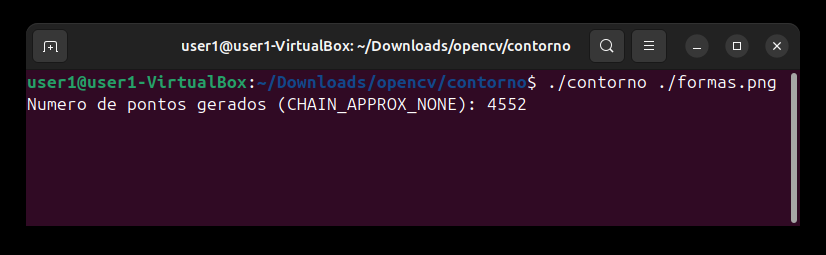
//> input picture PDI/contorno/ContNONE.png, 826 x 255 px
$ ./contorno ContNONE.png   (built with g++ and OpenCV 4)
//> lines starting //> are read from the running program, lines starting //| are printed output that depends on the picture; after the words box and inside, x2 and y2 are one past the last pixel; in counts of white or black regions, pixels touching at a corner belong together


#include <fstream>
#include <iostream>
#include <opencv2/opencv.hpp>

int main(int argc, char** argv) {
  cv::Mat image, gray;
  std::ofstream file;
  int pontos = 0;

  image = cv::imread(argv[1], cv::IMREAD_GRAYSCALE);
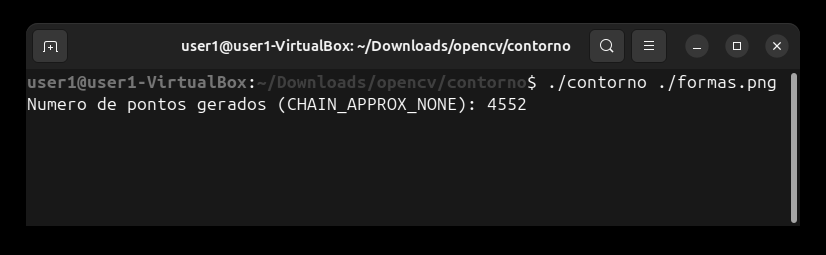
//> image: 255 rows x 826 cols, CV_8UC1; min 0, max 255, mean 25.2

  if (!image.data) {
    std::cout << "nao abriu " << argv[1] << std::endl;
    return 0;
  }

  cv::threshold(image, image, 1, 255, cv::THRESH_BINARY + cv::THRESH_OTSU);
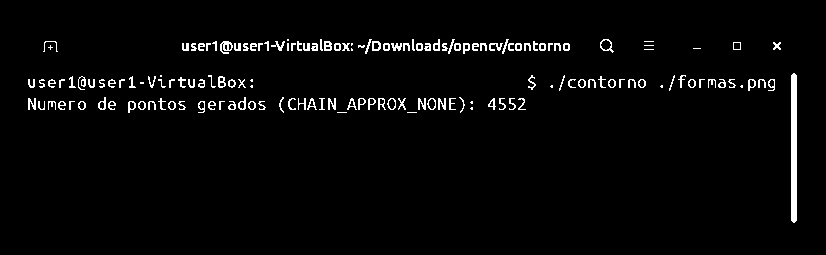
//> image: 255 rows x 826 cols, CV_8UC1; 2.9% white in thin lines or dots, all inside (x1, y1, x2, y2) = (28, 39, 797, 223)

  std::vector<std::vector<cv::Point> > contours;
  std::vector<cv::Vec4i> hierarchy;

  cv::findContours(image, contours, hierarchy, cv::RETR_EXTERNAL,
                   cv::CHAIN_APPROX_SIMPLE);
//> contours = 154 contours, 86 with area under 20; largest, box (x1, y1, x2, y2) and area: (791, 73, 797, 223) 737, (600, 39, 614, 53) 109, (220, 41, 233, 54) 88, (427, 98, 436, 110) 71, (387, 98, 396, 110) 71

  cv::cvtColor(image, image, cv::COLOR_GRAY2BGR);

  file.open("contornos.svg");
  if (!file.is_open()) {
    std::cout << "nao abriu contornos.svg" << std::endl;
    return 0;
  }

  file << "<svg height=\"" << image.rows << "\" width=\"" << image.cols
       << "\" xmlns=\"http://www.w3.org/2000/svg\"> " << std::endl;

  for (size_t i = 0; i < contours.size(); i++) {
    file << "<path d=\"M " << contours[i][0].x << " " << contours[i][0].y
         << " ";
    for (size_t j = 1; j < contours[i].size(); j++) {
      file << "L" << contours[i][j].x << " " << contours[i][j].y << " ";
    }
    file << "Z\" fill=\"#cccccc\" stroke=\"black\" stroke-width=\"1\" />"
         << std::endl;
    cv::drawContours(image, contours, i, CV_RGB(255, 0, 0));
    pontos += contours[i].size();
  }
//> this loop made 154 passes
//> pontos on passes 1 to 3: 2, 4, 9
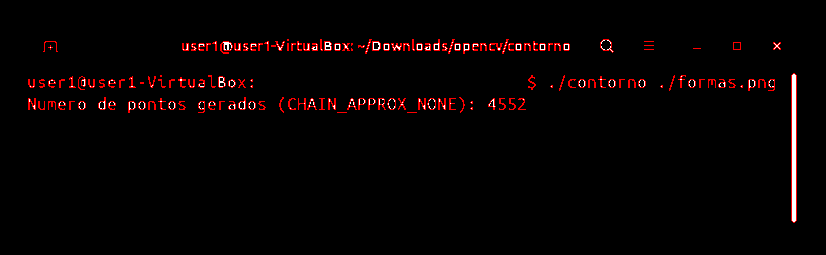
//> image: 255 rows x 826 cols, CV_8UC3; mean B, G, R 1.9, 1.9, 7.3
//> after the loop, pontos = 2025
  file << "</svg>" << std::endl;
  std::cout << "Numero de pontos gerados (CHAIN_APPROX_SIMPLE): " << pontos << "\n";
//| Numero de pontos gerados (CHAIN_APPROX_SIMPLE): 2025

  cv::imshow("imagem", image);
  cv::waitKey();
  return 0;
}

$ run again, on PDI/contorno/contRent.png
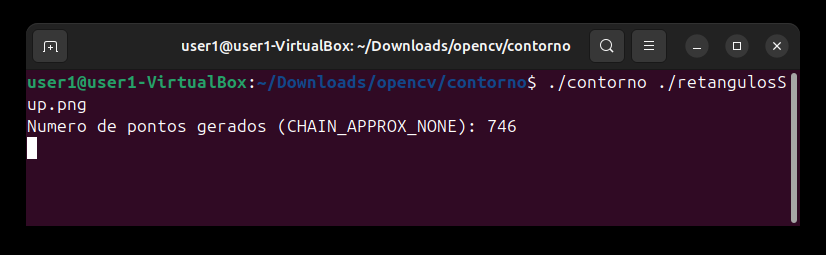
//> input picture PDI/contorno/contRent.png, 826 x 255 px
//> `cv::threshold(image, image, 1, 255, cv::THRESH_BINARY + cv::THRESH_OTS..`:
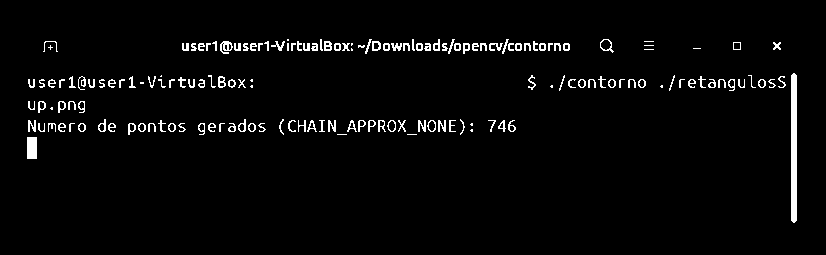
//> image: 255 rows x 826 cols, CV_8UC1; 3.1% white in thin lines or dots, all inside (x1, y1, x2, y2) = (27, 39, 797, 223)
//> contours = 161 contours, 89 with area under 20; largest, box (x1, y1, x2, y2) and area: (791, 73, 797, 223) 737, (27, 137, 37, 159) 189, (600, 39, 614, 53) 109, (220, 41, 233, 54) 87, (427, 120, 436, 132) 71
//> the loop `for (size_t i = 0; i < contours.size(); i++)` made 161 passes
//> pontos on passes 1 to 3: 4, 6, 8
//> after the loop `for (size_t i = 0; i < contours.size(); i++)`:
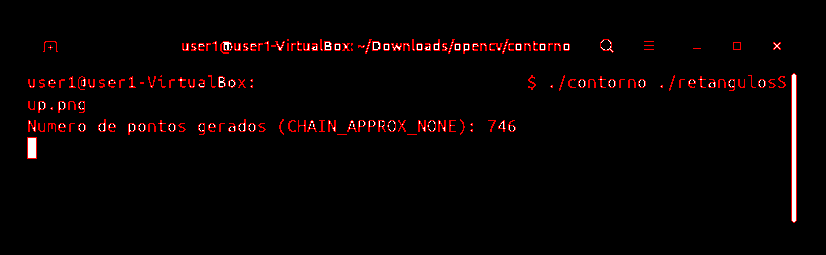
//> image: 255 rows x 826 cols, CV_8UC3; mean B, G, R 2.1, 2.1, 7.8
//> after the loop `for (size_t i = 0; i < contours.size(); i++)`: pontos = 2099
//| Numero de pontos gerados (CHAIN_APPROX_SIMPLE): 2099
